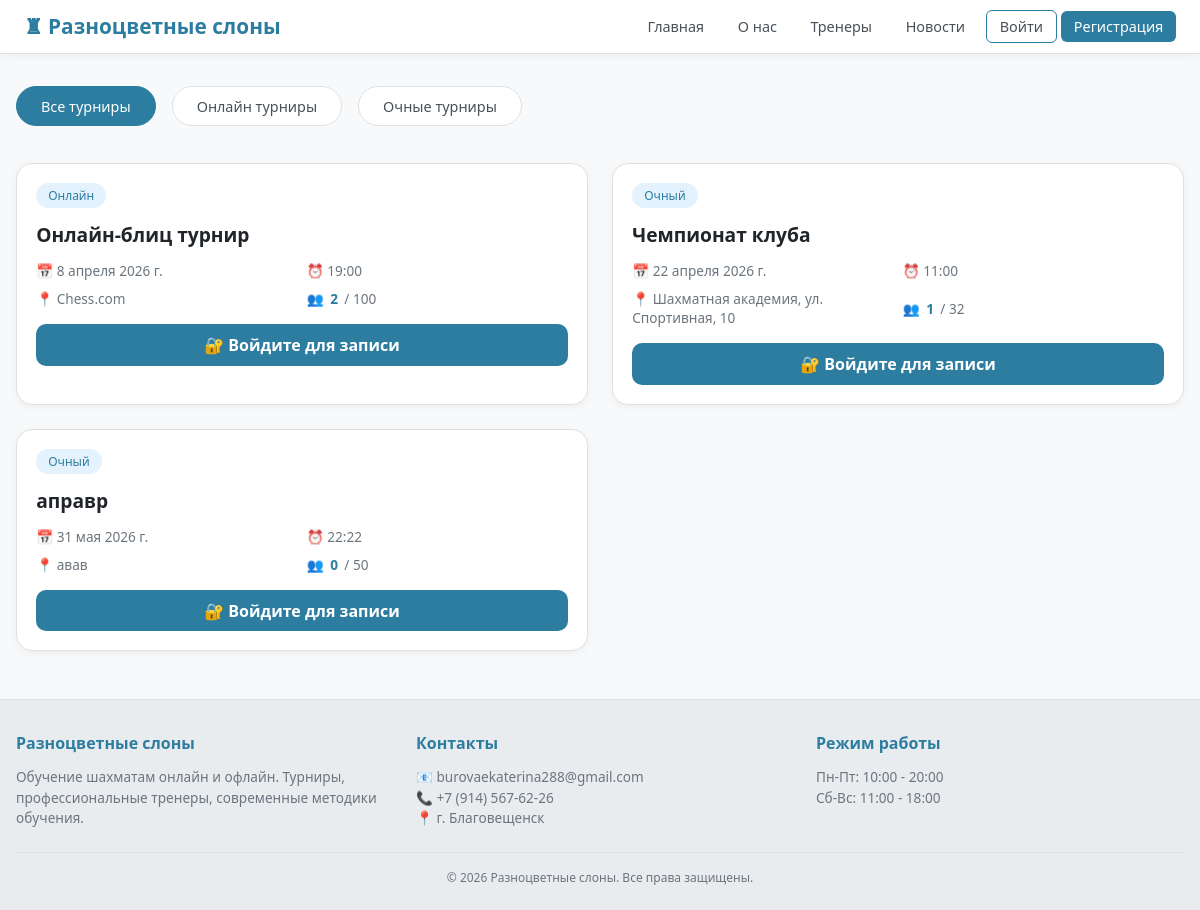
Before: /tournaments/ with the older database file.
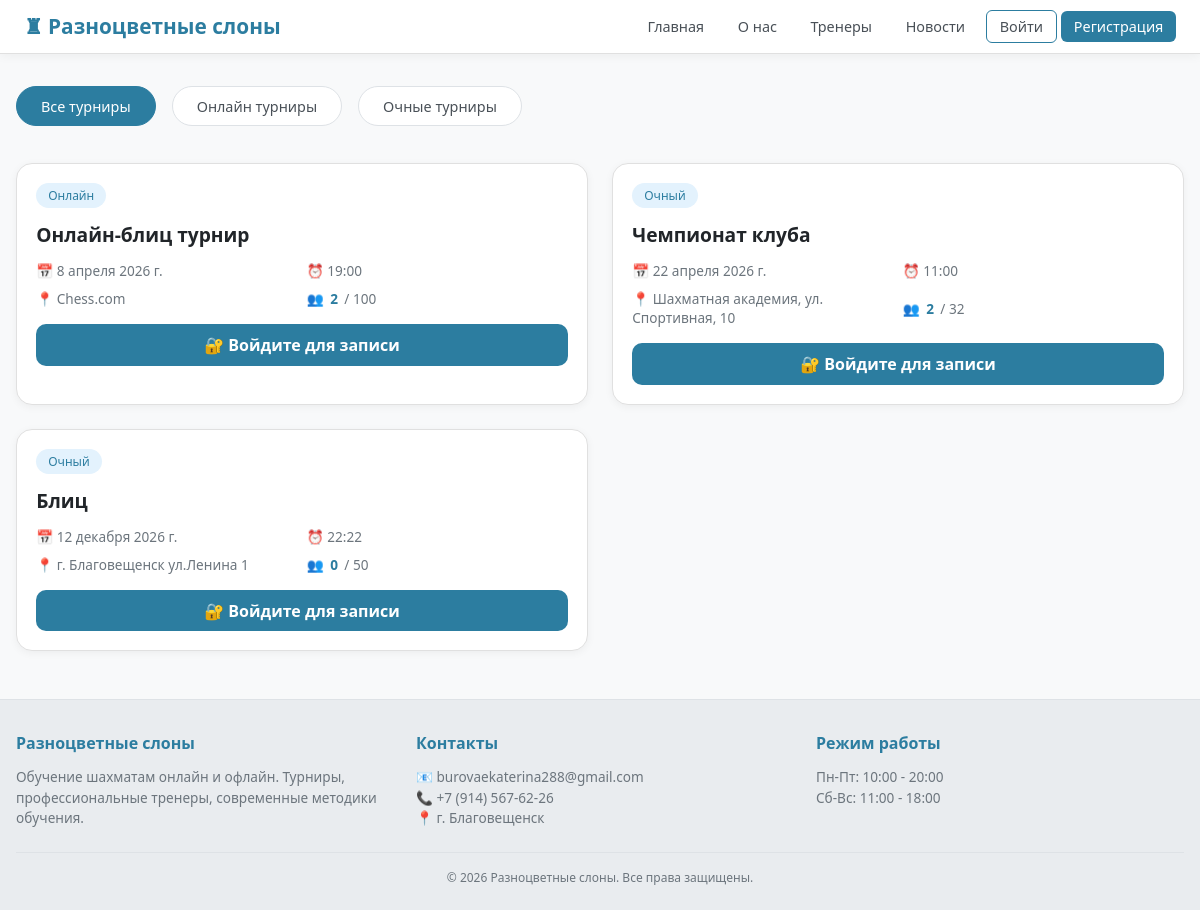
After: the same page with the newer database file.
### main/models.py (models this page shows, shortened)
class Tournament(models.Model):
    TYPE_CHOICES = [
        ('online', 'Онлайн'),
        ('offline', 'Очный'),
    ]
    name = models.CharField(max_length=200, verbose_name='Название')
    date = models.DateField(verbose_name='Дата')
    time = models.TimeField(verbose_name='Время')
    type = models.CharField(max_length=10, choices=TYPE_CHOICES, verbose_name='Тип')
    location = models.CharField(max_length=200, verbose_name='Место проведения')
    max_participants = models.IntegerField(default=50, verbose_name='Максимум участников')
    participants = models.ManyToManyField(User, related_name='tournaments', blank=True, verbose_name='Участники')
    is_finished = models.BooleanField(default=False, verbose_name='Завершен')
    def get_participants_count(self):
        return self.participants.count()

### main/views.py (the view)
# urls.py: path('tournaments/', views.tournaments, name='tournaments'),
def tournaments(request):
    tournaments_list = Tournament.objects.all()
    tab = request.GET.get('tab', 'all')
    if tab == 'online':
        tournaments_list = tournaments_list.filter(type='online')
    elif tab == 'offline':
        tournaments_list = tournaments_list.filter(type='offline')
    return render(request, 'main/tournaments.html', {
        'tournaments': tournaments_list,
        'current_tab': tab,
    })

### main/templates/main/tournaments.html (shortened to what this page needs)
{% extends 'main/base.html' %}
{% block content %}
<div class="tabs">
    <a href="?tab=all" class="tab {% if current_tab == 'all' %}active{% endif %}">Все турниры</a>
    <a href="?tab=online" class="tab {% if current_tab == 'online' %}active{% endif %}">Онлайн турниры</a>
    <a href="?tab=offline" class="tab {% if current_tab == 'offline' %}active{% endif %}">Очные турниры</a>
</div>
<div class="tournaments-grid">
    {% for tournament in tournaments %}
    <div class="tournament-card">
        <div class="tournament-header">
            <span class="tournament-type">{{ tournament.get_type_display }}</span>
        </div>
        <div class="tournament-name">{{ tournament.name }}</div>
        <div class="tournament-info">
            <div class="info-item">📅 {{ tournament.date }}</div>
            <div class="info-item">⏰ {{ tournament.time|time:"H:i" }}</div>
            <div class="info-item">📍 {{ tournament.location }}</div>
            <div class="info-item">👥 <span class="participants-count">{{ tournament.get_participants_count }}</span> / {{ tournament.max_participants }}</div>
        </div>
        {% if user.is_authenticated and user.role == 'admin' %}
            <a href="{% url 'tournament_participants' tournament.id %}" class="participants-btn">👥 Участники ({{ tournament.get_participants_count }})</a>
        {% else %}
            <a href="{% url 'login' %}" class="btn-register">🔐 Войдите для записи</a>
        {% endif %}
    </div>
    {% endfor %}
</div>
{% endblock %}

Changed rows visible on the page:
computed for Tournament "Чемпионат клуба": get_participants_count "1" → "2"
changed Tournament: name "аправр" → "Блиц"; date "31 мая 2026 г." → "12 декабря 2026 г."; location "авав" → "г. Благовещенск ул.Ленина 1"
